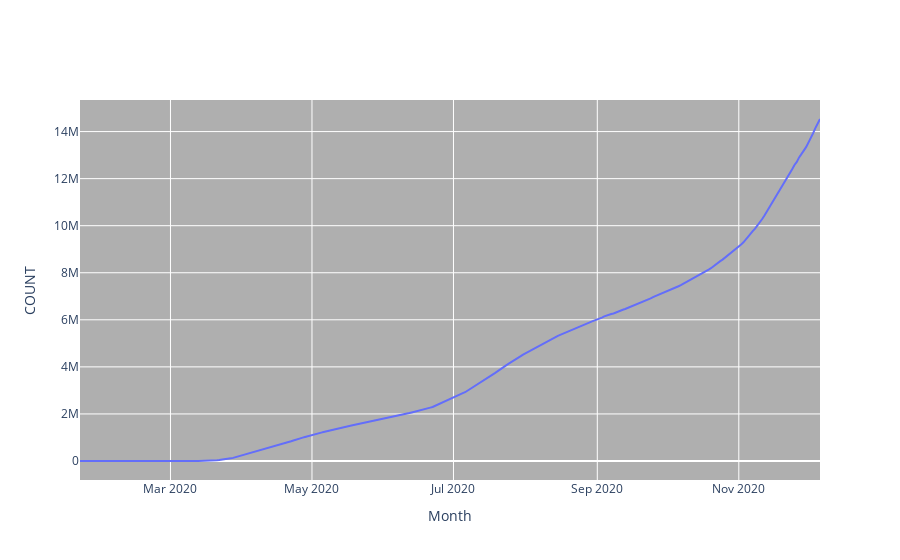

The notebook cell this image was saved under:
### Code cell
fig = go.Figure([go.Scatter(x=data['date'], y=data['positive'])])
fig.update_layout( xaxis_title='Month',
                   yaxis_title='COUNT',
                   plot_bgcolor='rgb(175,175,175)')
plt.savefig('positive.png')

fig.show()

### Figure 1 — Plotly figure (JSON) as saved in the notebook; plotly's stock layout.template omitted (floating-point values rounded to 4 significant figures; data arrays with more than 128 entries replaced by an {"elided": "..."} marker saying what was removed)
{"data": [{"type": "scatter", "x": {"elided": "320 str values"}, "y": {"elided": "320 int values"}}], "layout": {"plot_bgcolor": "rgb(175,175,175)", "xaxis": {"title": {"text": "Month"}}, "yaxis": {"title": {"text": "COUNT"}}}}
